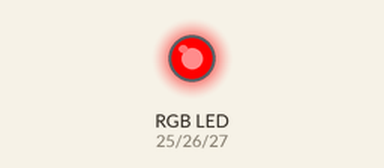
Simulated run of this sketch. Board: ESP32. Parts: an RGB LED mixed from three pins (HIGH = lit).

Above: at 0.05 s.
At 1.25 s:
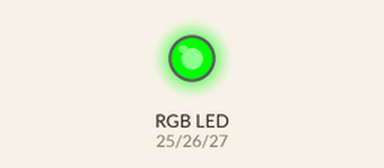
At 2.5 s:
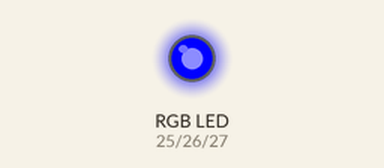
At 3.7 s:
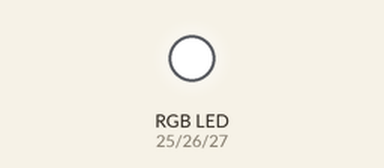
At 4.95 s:
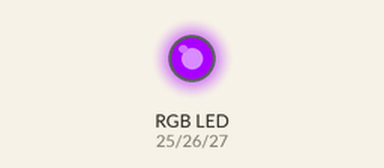
Timing chart, 0 to 6.5 s (numbered marks = the images above):
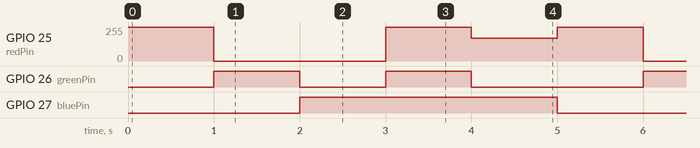

The sketch:

rgb_led.ino
```cpp
/*
 Acest program controleaza un LED RGB conectat la pinii 25, 26 si 27.
 Fiecare pin controleaza o culoare (roșu, verde, albastru) a LED-ului.
 Programul aprinde fiecare culoare pe rand, apoi combina toate culorile pentru a crea alb si violet.
*/

// Definirea pinilor pentru LED RGB
int redPin = 25;    // Pinul conectat la LED-ul roșu
int greenPin = 26;  // Pinul conectat la LED-ul verde
int bluePin = 27;   // Pinul conectat la LED-ul albastru

void setup() {
    // Setăm fiecare pin ca ieșire pentru a putea controla LED-urile
    pinMode(redPin, OUTPUT);
    pinMode(greenPin, OUTPUT);
    pinMode(bluePin, OUTPUT);
}

void loop() {
    // Secvență de culori

    setColor(255, 0, 0);     // Roșu: aprinde LED-ul roșu
    delay(1000);             // Așteaptă 1 secundă

    setColor(0, 255, 0);     // Verde: aprinde LED-ul verde
    delay(1000);             // Așteaptă 1 secundă

    setColor(0, 0, 255);     // Albastru: aprinde LED-ul albastru
    delay(1000);             // Așteaptă 1 secundă

    setColor(255, 255, 255); // Alb: aprinde toate LED-urile
    delay(1000);             // Așteaptă 1 secundă

    setColor(170, 0, 255);   // Violet: combinație roșu + albastru
    delay(1000);             // Așteaptă 1 secundă
}

// Funcție pentru setarea culorii LED-ului RGB
// redValue, greenValue, blueValue: valori între 0 și 255 (intenția este PWM)
void setColor(int redValue, int greenValue, int blueValue) {
    analogWrite(redPin, redValue);
    analogWrite(greenPin, greenValue);
    analogWrite(bluePin, blueValue);
}

/*
 Funcția setColor(redValue, greenValue, blueValue) primește trei parametri care reprezintă intensitatea
  fiecărei culori (roșu, verde, albastru) și setează aceste valori pe pinii corespunzători.

 Funcția analogWrite(pin, value) este folosită pentru a seta o valoare PWM pe un pin digital,
    permițând controlul intensității LED-urilor. Valoarea poate fi între 0 (LED stins) și 255
    (LED la intensitate maximă).
*/
```

Measured:
- by itself, GPIO 25 (redPin): repeats every 5.0 s: 0/255 2.0 s, 255/255 1.0 s, 170/255 1.0 s, 255/255 1.0 s
- by itself, GPIO 26 (greenPin): repeats every 5.0 s: LOW 1.0 s, HIGH 1.0 s, LOW 2.0 s, HIGH 1.0 s
- by itself, GPIO 27 (bluePin): alternates HIGH for 3.0 s and LOW for 2.0 s
